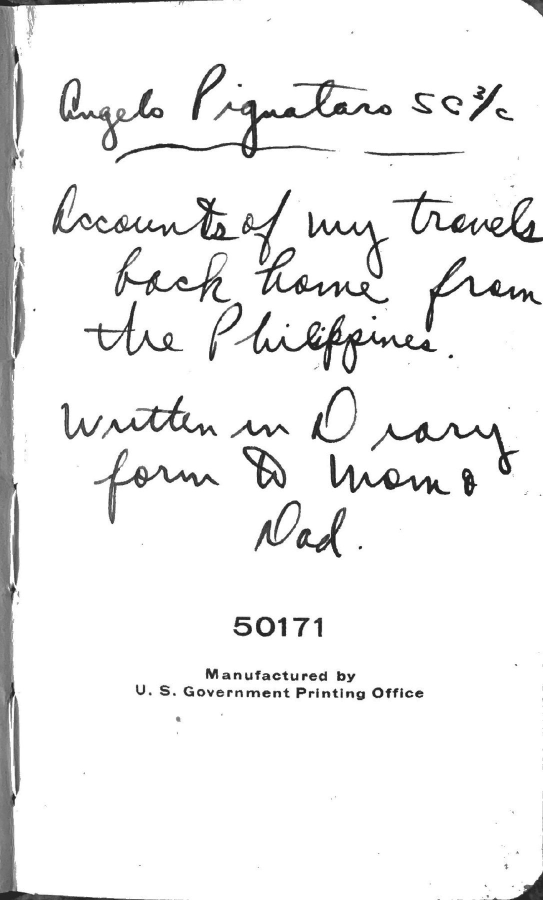
#> input picture docs/assets/pages/page_01.jpg, 1086 x 1800 px (shown at 1/2 size)
$ python -i clean-handwritten-shadows.py   (imports and definitions only)
#> lines starting #> are read from the running program, lines starting #| are printed output that depends on the picture; after the words box and inside, x2 and y2 are one past the last pixel; in counts of white or black regions, pixels touching at a corner belong together
#> in clean_image, image is the input picture: shape (1800, 1086, 3); min 8, max 255, mean 239.6
#!/usr/bin/env python3
"""Create shadow-cleaned copies of the handwritten journal page images."""

from __future__ import annotations

import argparse
from pathlib import Path

import cv2
import numpy as np
from PIL import Image


BOTTOM_CROP_HEIGHTS = {
    "page_01.jpg": 1728,
    "page_37.jpg": 1515,
    "page_38.jpg": 1518,
    "page_41.jpg": 1508,
    "page_42.jpg": 1525,
    "page_47.jpg": 1775,
}

SPECIAL_POLYGONS = {
    "page_49.jpg": [
        [(0, 0), (400, 0), (305, 155), (40, 280), (0, 255)],
    ],
    "page_51.jpg": [
        [(0, 0), (180, 0), (125, 95), (0, 125)],
        [(955, 0), (1158, 0), (1158, 160), (1010, 120)],
    ],
}

PROTECTED_POLYGONS = {
    "page_12.jpg": [
        [(0, 1710), (230, 1742), (560, 1770), (1023, 1778), (1023, 1800), (0, 1800)],
    ],
}

SPECIAL_RECTS = {
    "page_51.jpg": [
        (996, 0, 1158, 1800),
    ],
}

RIGHT_CROP_WIDTHS = {
    "page_11.jpg": 825,
    "page_51.jpg": 1002,
}

LEFT_CROP_WIDTHS = {
    "page_01.jpg": 58,
    "page_02.jpg": 22,
    "page_24.jpg": 42,
}

TOP_CROP_HEIGHTS = {
    "page_01.jpg": 16,
}

PROTECTED_SHADOW_RECTS = {
    "page_02.jpg": [
        (0, 0, 58, 1800),
    ],
    "page_24.jpg": [
        (0, 0, 70, 1800),
    ],
}


def paper_color(image: np.ndarray) -> np.ndarray:
    gray = cv2.cvtColor(image, cv2.COLOR_RGB2GRAY)
    height, width = gray.shape
    crop = image[
        int(height * 0.14) : int(height * 0.80),
        int(width * 0.10) : int(width * 0.90),
    ]
    crop_gray = cv2.cvtColor(crop, cv2.COLOR_RGB2GRAY)
    values = crop[crop_gray > 190]
    if len(values) < 100:
        values = crop[crop_gray > np.percentile(crop_gray, 75)]
    return np.median(values, axis=0).astype(np.uint8)


def bottom_shadow_start(gray: np.ndarray) -> int | None:
    height, _ = gray.shape
    median = np.median(gray, axis=1)
    dark_fraction = (gray < 135).mean(axis=1)
    broad_shadow = (median < 170) | (dark_fraction > 0.32)

    y = height - 1
    while y >= 0 and broad_shadow[y]:
        y -= 1

    start = y + 1
    if start > height * 0.72 and height - start > height * 0.08:
        return start
    return None


def add_rect(mask: np.ndarray, box: tuple[int, int, int, int]) -> None:
    x1, y1, x2, y2 = box
    mask[max(0, y1) : min(mask.shape[0], y2), max(0, x1) : min(mask.shape[1], x2)] = 255


def add_poly(mask: np.ndarray, points: list[tuple[int, int]]) -> None:
    cv2.fillPoly(mask, [np.array(points, dtype=np.int32)], 255)


# [16 lines left out: functions page_specific_mask, page_specific_protected_mask, not called in this run]


def artifact_mask(image: np.ndarray) -> np.ndarray:
    height, width = image.shape[:2]
    gray = cv2.cvtColor(image, cv2.COLOR_RGB2GRAY)
    mask = np.zeros((height, width), np.uint8)

    # Clean only the outside slivers that are page edge, not writing area.
    add_rect(mask, (0, 0, width, 10))
#> mask: shape (1800, 1086); 0.56% white; 1 white region, box (x1, y1, x2, y2) and area: (0, 0, 1086, 10) 10860
    add_rect(mask, (0, height - 10, width, height))
    add_rect(mask, (0, 0, 8, height))
    add_rect(mask, (width - 8, 0, width, height))
#> mask: shape (1800, 1086); 2.6% white; 1 white region, box (x1, y1, x2, y2) and area: (0, 0, 1086, 1800) 50200

    dark = (gray < 150).astype(np.uint8)
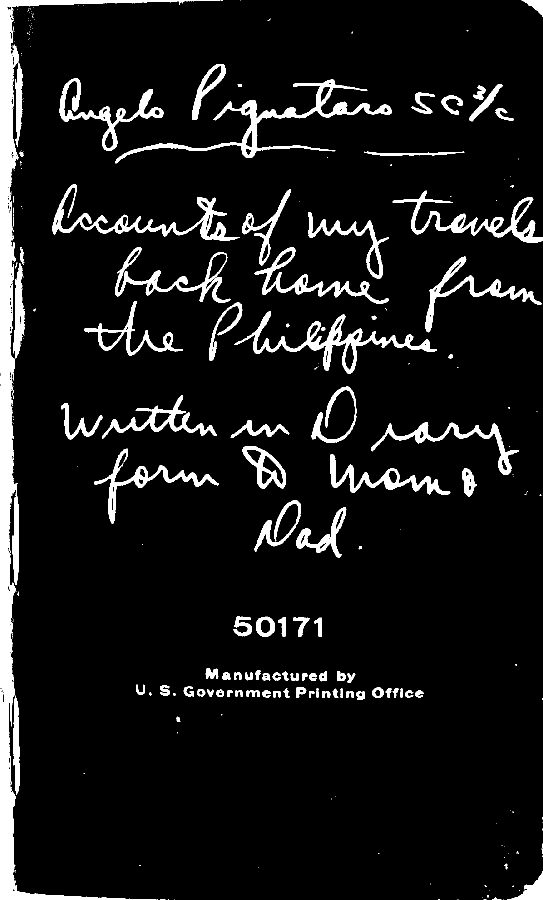
#> dark: shape (1800, 1086) (shown at 1/2 size); values 0 (black) and 1 (white), 8.2% white; 296 white regions (199 under 20 px), largest, box (x1, y1, x2, y2) and area: (0, 0, 441, 1800) 49548, (231, 159, 783, 327) 9336, (469, 623, 874, 748) 7656
    count, labels, stats, _ = cv2.connectedComponentsWithStats(dark, 8)
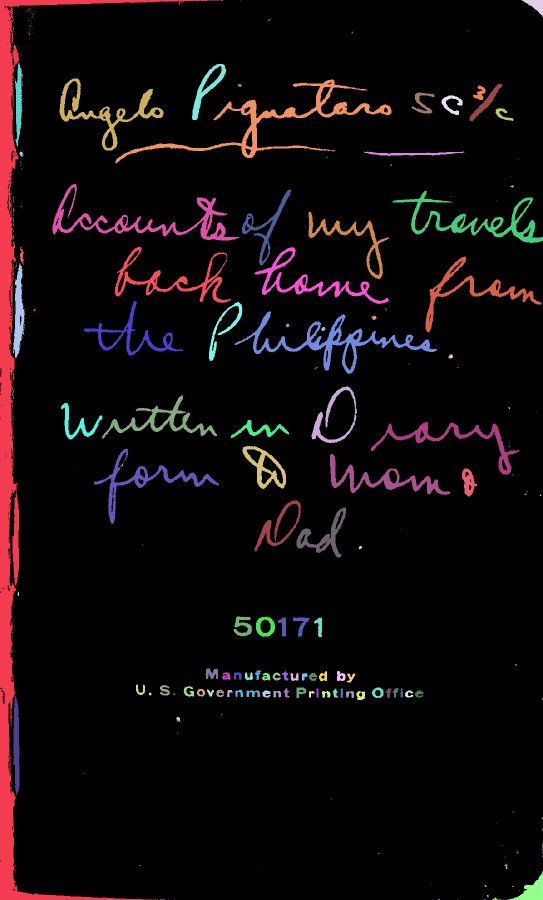
#> labels: shape (1800, 1086) int32 (shown at 1/2 size); 297 distinct labels, from 0 to 296; one colour per label, 0 black
#> count = 297; stats = 297 rows, first 6: [0, 0, 1086, 1800, 1795001], [0, 0, 441, 1800, 49548], [442, 0, 4, 1, 4], [480, 0, 1, 1, 1], [1043, 0, 43, 34, 642], [157, 10, 1, 1, 1]
    for label in range(1, count):
        x, y, w, h, area = stats[label]
        touches_left = x <= 3
        touches_right = x + w >= width - 3
        touches_top = y <= 3
        touches_bottom = y + h >= height - 3
        in_top_corner = y < height * 0.15 and (x < width * 0.28 or x + w > width * 0.72)

        top_artifact = y < height * 0.13 and (
            touches_left or touches_right or touches_top or (w > width * 0.22 and area > 35)
        )
        side_artifact = (touches_left or touches_right) and (h > height * 0.07 or area > 220)
        corner_artifact = in_top_corner and (touches_top or touches_left or touches_right or area > 55)
        bottom_artifact = touches_bottom and (w > width * 0.04 or area > 180)

        if top_artifact or side_artifact or corner_artifact or bottom_artifact:
            mask[labels == label] = 255
#> this loop made 296 passes
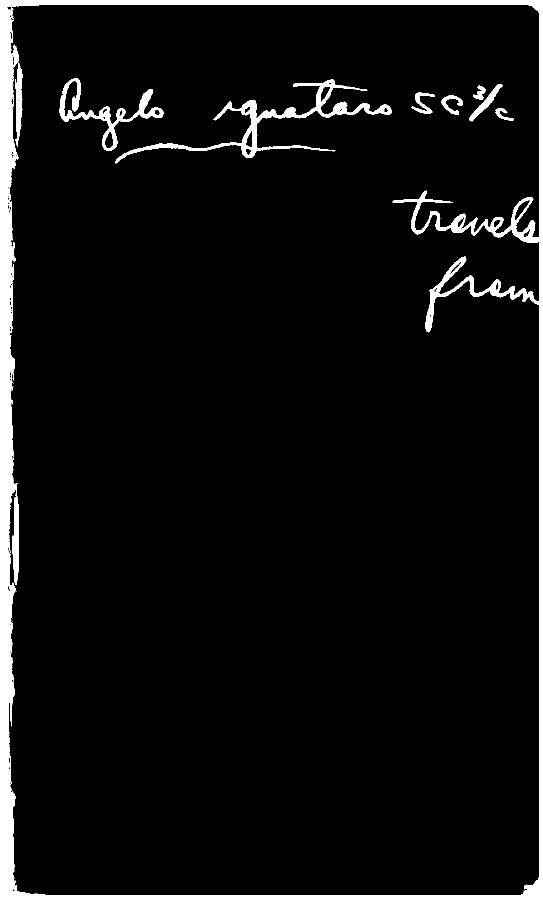
#> mask: shape (1800, 1086) (shown at 1/2 size); 5.7% white; 9 white regions, largest, box (x1, y1, x2, y2) and area: (0, 0, 1086, 1800) 91783, (231, 159, 783, 327) 9336, (119, 157, 327, 301) 5027

    # Clip shadows are often gray, not black, so treat the top corners separately.
    top_corner = np.zeros((height, width), np.uint8)
    corner_height = int(height * 0.13)
    corner_width = int(width * 0.25)
    top_corner[:corner_height, :corner_width] = 255
    top_corner[:corner_height, width - corner_width :] = 255
    mask[(top_corner > 0) & (gray < 210) & (gray > 138)] = 255
#> mask: shape (1800, 1086); 5.8% white; 25 white regions (16 under 20 px), largest, box (x1, y1, x2, y2) and area: (0, 0, 1086, 1800) 94783, (231, 159, 783, 327) 9336, (119, 156, 327, 301) 5322

    bottom_start = bottom_shadow_start(gray)
#> the loop in bottom_shadow_start, `while y >= 0 and broad_shadow[y]:` made 2 passes
    if bottom_start is not None:
        mask[bottom_start:, :] = 255

    # Protect ink-like strokes in the real writing field.
    ink = (gray < 120).astype(np.uint8) * 255
#> ink: shape (1800, 1086); 6% white; 589 white regions (447 under 20 px), largest, box (x1, y1, x2, y2) and area: (231, 160, 783, 327) 8688, (469, 623, 874, 747) 7235, (0, 1532, 292, 1800) 6179
    ink = cv2.dilate(ink, np.ones((3, 3), np.uint8), iterations=1)
#> ink: shape (1800, 1086); 8.7% white; 258 white regions (92 under 20 px), largest, box (x1, y1, x2, y2) and area: (230, 159, 784, 328) 11945, (468, 622, 875, 748) 10008, (104, 367, 479, 482) 8574
    protect = np.zeros((height, width), np.uint8)
    protect[
        int(height * 0.055) : int(height * 0.94),
        int(width * 0.035) : int(width * 0.965),
    ] = 255
    if bottom_start is not None:
        protect[bottom_start:, :] = 0
    mask[(protect > 0) & (ink > 0)] = 0
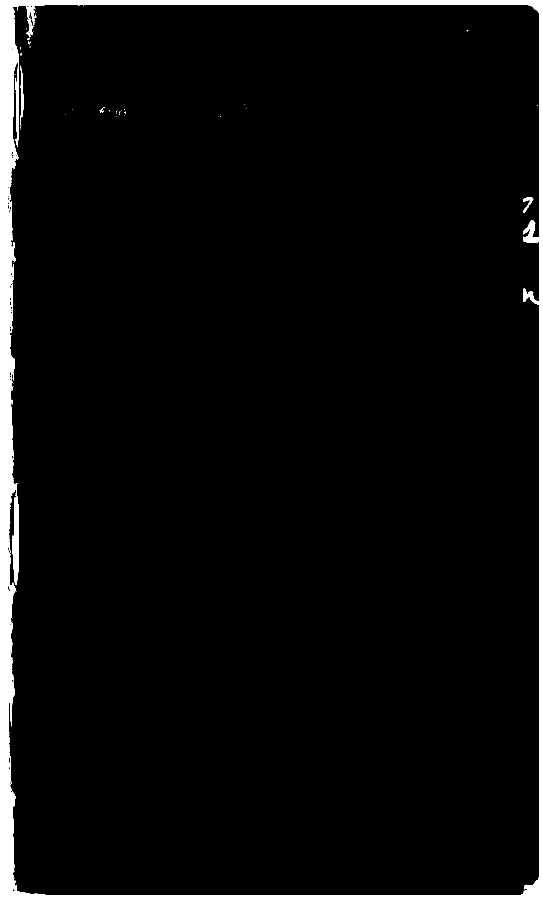
#> mask: shape (1800, 1086) (shown at 1/2 size); 4.4% white; 39 white regions (34 under 20 px), largest, box (x1, y1, x2, y2) and area: (0, 0, 1086, 1800) 84948, (40, 131, 48, 251) 391, (1047, 395, 1067, 426) 223, (55, 35, 67, 74) 195, (199, 214, 210, 226) 36

    if bottom_start is not None:
        mask[bottom_start:, :] = 255

    return cv2.dilate(mask, np.ones((3, 3), np.uint8), iterations=1)
#> returned value: shape (1800, 1086); 4.9% white; 21 white regions (11 under 20 px), largest, box (x1, y1, x2, y2) and area: (0, 0, 1086, 1800) 94736, (1046, 394, 1068, 427) 363, (198, 213, 211, 227) 102
#> in paper_color, `crop = image[ int(height * 0.14) : int(height * 0.80), int(width * 0.1..`:
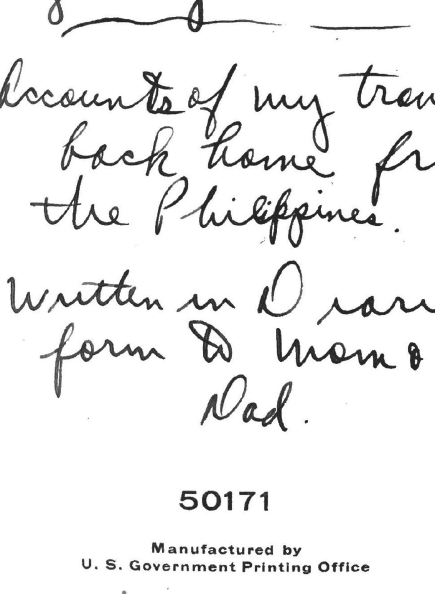
#> crop: shape (1188, 869, 3) (shown at 1/2 size); min 8, max 255, mean 238.7


def feather_fill(image: np.ndarray, mask: np.ndarray, color: np.ndarray) -> np.ndarray:
    hard_fill = image.copy()
    hard_fill[mask > 0] = color
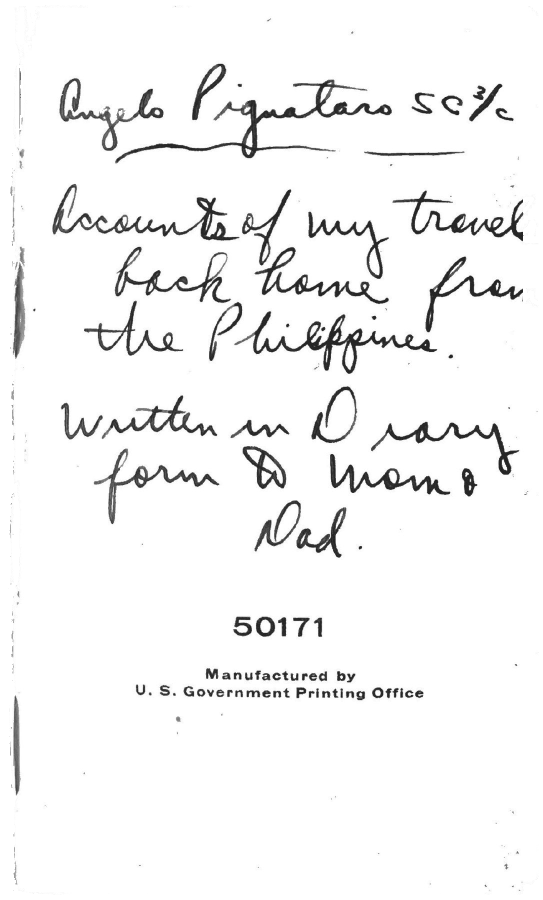
#> hard_fill: shape (1800, 1086, 3) (shown at 1/2 size); 3.41% of pixels changed, all inside (x1, y1, x2, y2) = (0, 0, 1086, 1800)
    perimeter = cv2.dilate(mask, np.ones((9, 9), np.uint8), iterations=1) - cv2.erode(
        mask, np.ones((9, 9), np.uint8), iterations=1
    )
#> perimeter: shape (1800, 1086); 3.1% white; 9 white regions, largest, box (x1, y1, x2, y2) and area: (13, 7, 1081, 1793) 58092, (1042, 390, 1072, 431) 951, (227, 213, 257, 238) 634
    if not np.any(perimeter):
        return hard_fill

    alpha = cv2.GaussianBlur(perimeter.astype(np.float32) / 255, (0, 0), sigmaX=2.5, sigmaY=2.5)
    blended = image.astype(np.float32) * (1 - alpha[:, :, None]) + hard_fill.astype(np.float32) * alpha[:, :, None]
    result = hard_fill.copy()
    result[perimeter > 0] = np.clip(blended, 0, 255).astype(np.uint8)[perimeter > 0]
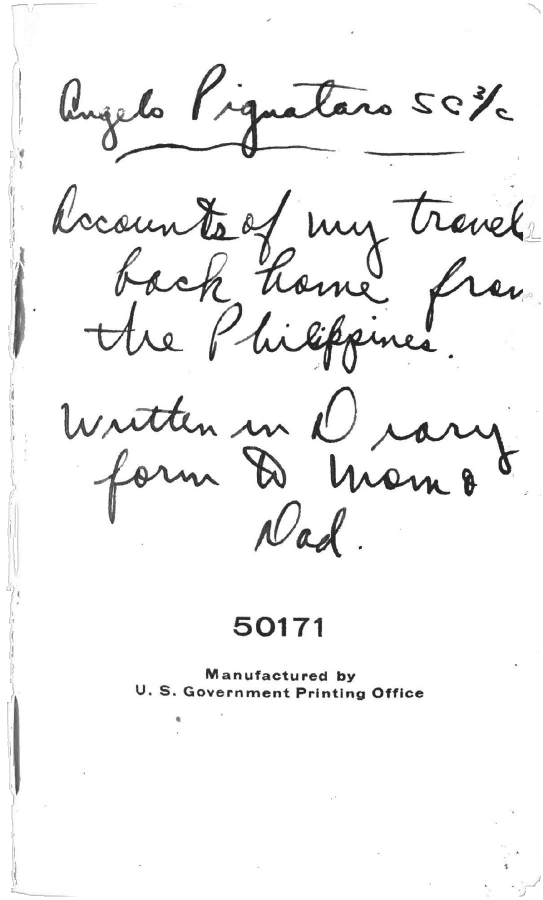
#> result: shape (1800, 1086, 3) (shown at 1/2 size); 0.9% of pixels changed, all inside (x1, y1, x2, y2) = (13, 7, 1081, 1793)
    return result


# [23 lines left out: functions protected_shadow_fill, protected_mask_fill, not called in this run]


def clean_image(path: Path) -> Image.Image:
    image = np.array(Image.open(path).convert("RGB"))
    mask = artifact_mask(image)
    cleaned = feather_fill(image, mask, paper_color(image))
    return Image.fromarray(cleaned)


# [55 lines left out: function main, not called in this run]


# [2 lines not run here, left out]

>>> result = clean_image('../docs/assets/pages/page_01.jpg')

$ run again, on docs/assets/pages/page_03.jpg
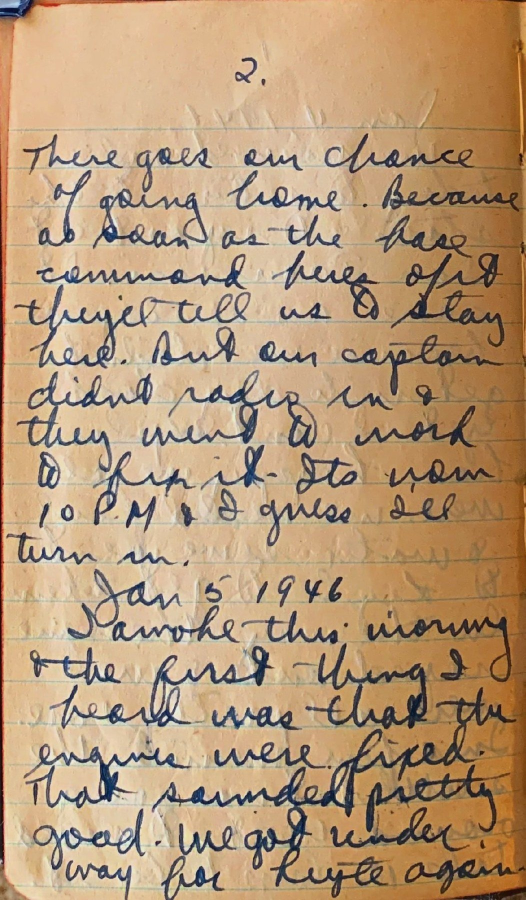
#> input picture docs/assets/pages/page_03.jpg, 1051 x 1800 px (shown at 1/2 size)
#> in clean_image, image is the input picture: shape (1800, 1051, 3); mean R, G, B 183, 152.8, 119.4
#> dark: shape (1800, 1051); values 0 (black) and 1 (white), 34.9% white; 959 white regions (810 under 20 px), largest, box (x1, y1, x2, y2) and area: (304, 0, 1051, 1800) 477289, (0, 199, 58, 1800) 13636, (100, 1291, 549, 1458) 10702
#> in artifact_mask, `count, labels, stats, _ = cv2.connectedComponentsWithStats(dark, 8)`:
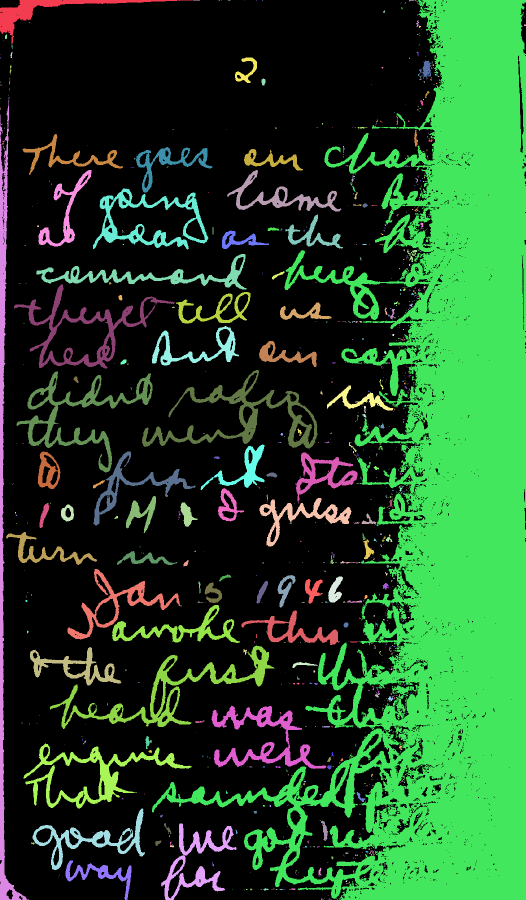
#> labels: shape (1800, 1051) int32 (shown at 1/2 size); 960 distinct labels, from 0 to 959; one colour per label, 0 black
#> count = 960; stats = 960 rows, first 6: [0, 0, 1051, 1800, 1232332], [0, 0, 385, 88, 4874], [386, 0, 14, 1, 14], [437, 0, 3, 1, 3], [443, 0, 1, 1, 1], [456, 0, 5, 1, 5]
#> the loop in artifact_mask, `for label in range(1, count):` made 959 passes
#> (x, y, w, h, area, touches_left, touches_right, touches_top) on passes 1, 9, 12: (0, 0, 385, 88, 4874, True, False, True), (818, 0, 11, 3, 21, False, False, True), (304, 0, 747, 1800, 477289, False, True, True)
#> the loop in bottom_shadow_start, `while y >= 0 and broad_shadow[y]:` made 84 passes
#> perimeter: shape (1800, 1051); 16.1% white; 73 white regions, largest, box (x1, y1, x2, y2) and area: (5, 7, 1017, 1793) 280415, (485, 1682, 555, 1745) 2326, (709, 909, 790, 982) 2249
#> in feather_fill, `result[perimeter > 0] = np.clip(blended, 0, 255).astype(np.uint8)[peri..`:
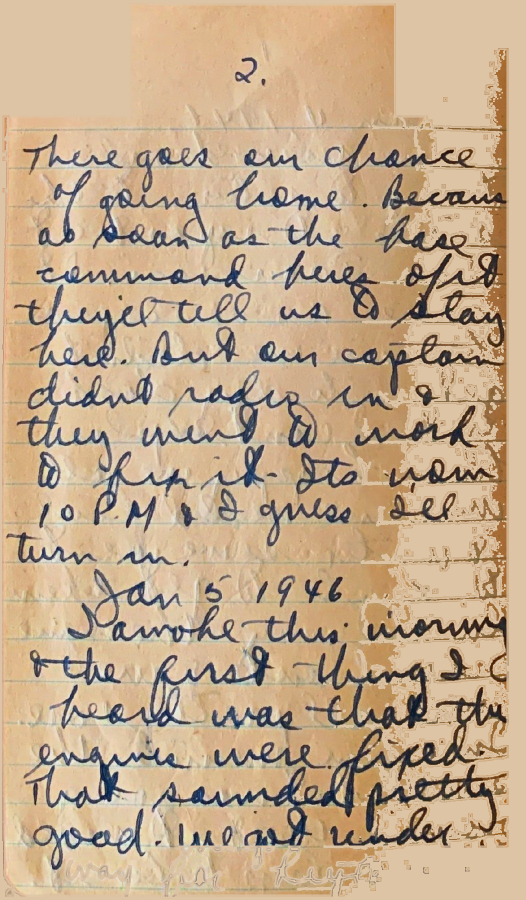
#> result: shape (1800, 1051, 3) (shown at 1/2 size); mean R, G, B 194.2, 169, 139.3
